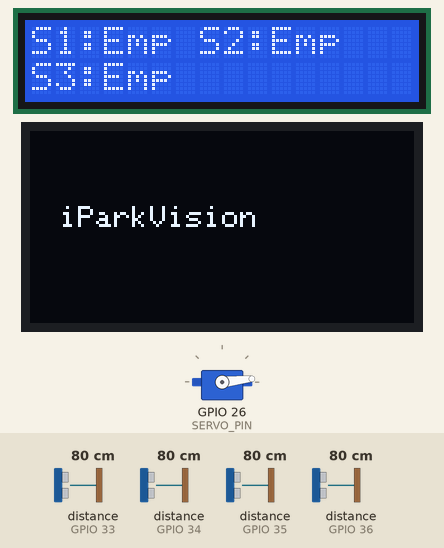
A program run on a simulated ESP32. Shown: 16×2 character LCD, 128×64 one-colour display, servo. Wiring (inferred from the names in the program): 4 × ultrasonic range finder: trigger GPIO 4, echo GPIO 34 / trigger GPIO 13, echo GPIO 35 / trigger GPIO 16, echo GPIO 33 / trigger GPIO 17, echo GPIO 36. The inputs (shaded band) are chosen by the test bench; at power-on: distance to the obstacle (sensors on GPIO 33, GPIO 34, GPIO 35, GPIO 36) 80 cm. The echo pulse lasts 58.3 µs per cm; WiFi joins after 1.5 s; servers stay silent unless stated; servo pulses on a pin are drawn as a servo (544–2400 µs = 0–180°); what the program prints to the serial monitor is not drawn.

Above: at 3.1 s.
3.2 s: distance to the obstacle (sensor on GPIO 33) set to 8 cm
4.7 s: distance to the obstacle (sensor on GPIO 33) set to 5 cm
At 6.1 s:
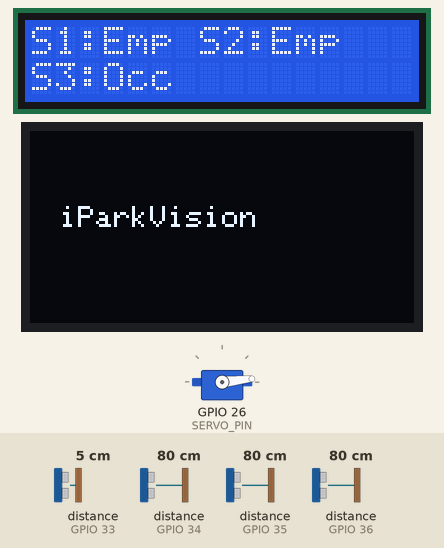
6.4 s: distance to the obstacle (sensor on GPIO 34) set to 8 cm
7.9 s: distance to the obstacle (sensor on GPIO 34) set to 5 cm
At 8.8 s:
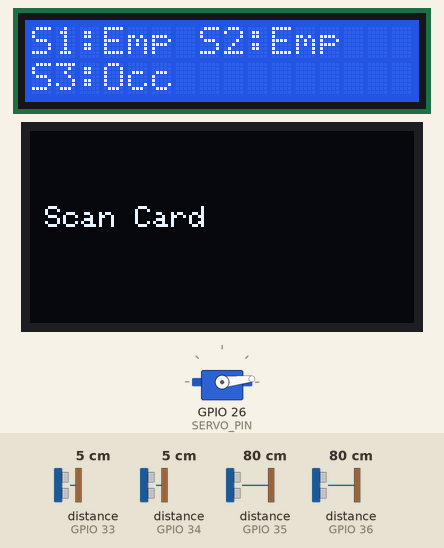
9.7 s: distance to the obstacle (sensor on GPIO 35) set to 8 cm
11.2 s: distance to the obstacle (sensor on GPIO 35) set to 5 cm
At 11.6 s:
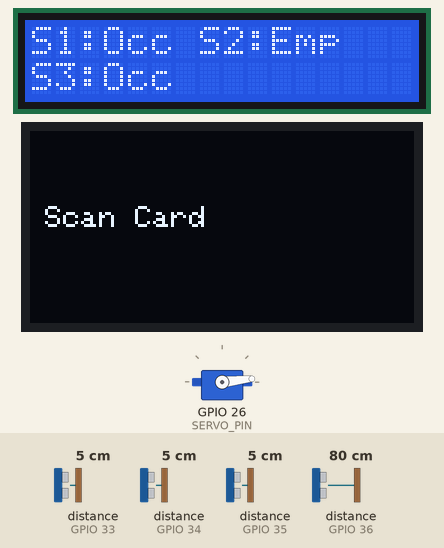
Timing chart, 0 to 14.2 s (numbered marks = the images above; inputs shaded):
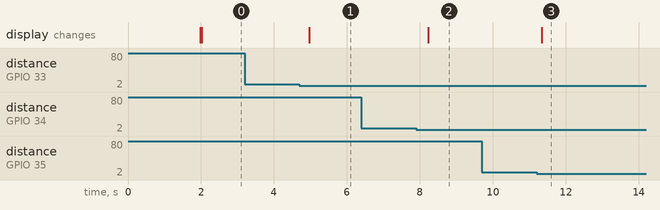

The program:

main.cpp
```cpp
/******************** BLYNK ********************/
#define BLYNK_TEMPLATE_ID "TMPL6BG-AZdUt"
#define BLYNK_TEMPLATE_NAME "iParkVision"
#define BLYNK_AUTH_TOKEN "ws0yezfb0UfY87DGOgQ12-99BSsMUC9B"
#include <WiFi.h>
#include <BlynkSimpleEsp32.h>

char ssid[] = "NTU-FSD";
char pass[] = "";

/******************** LIBRARIES ********************/
#include <Arduino.h>
#include <SPI.h>
#include <MFRC522.h>
#include <Wire.h>
#include <LiquidCrystal_I2C.h>
#include <Adafruit_GFX.h>
#include <Adafruit_SSD1306.h>

/******************** BLYNK V-PINS ********************/
#define VPIN_S1        V1
#define VPIN_S2        V2
#define VPIN_S3        V3
#define VPIN_FREE      V4
#define VPIN_BARRIER   V5
#define VPIN_VEHICLE   V6
#define VPIN_MANUAL    V7
#define VPIN_RFID_LOG  V8

/******************** RFID ********************/
#define SS_PIN   5
#define RST_PIN  27
MFRC522 rfid(SS_PIN, RST_PIN);

/******************** SERVO ********************/
#define SERVO_PIN 26
#define PWM_CHANNEL 0
#define PWM_FREQ 50
#define PWM_RESOLUTION 16
#define SERVO_CLOSED 2000
#define SERVO_OPEN   4500

/******************** ULTRASONIC ********************/
// Barrier
#define B_TRIG 4
#define B_ECHO 34

// Slots
#define S1_TRIG 13
#define S1_ECHO 35
#define S2_TRIG 17
#define S2_ECHO 36
#define S3_TRIG 16
#define S3_ECHO 33

/******************** DISPLAYS ********************/
LiquidCrystal_I2C lcd(0x27, 16, 2);

#define SCREEN_WIDTH 128
#define SCREEN_HEIGHT 64
#define OLED_ADDR 0x3C
Adafruit_SSD1306 display(SCREEN_WIDTH, SCREEN_HEIGHT, &Wire, -1);

/******************** VARIABLES ********************/
bool barrierOpen = false;
unsigned long barrierTimer = 0;

/******************** FUNCTIONS ********************/
float getDistance(int trig, int echo) {
  digitalWrite(trig, LOW);
  delayMicroseconds(2);
  digitalWrite(trig, HIGH);
  delayMicroseconds(10);
  digitalWrite(trig, LOW);
  long duration = pulseIn(echo, HIGH, 30000);
  if (duration == 0) return -1;
  return (duration / 2.0) / 29.1;
}

bool isOccupied(float distance) {
  return (distance > 0 && distance <= 7);
}

/******************** BLYNK MANUAL GATE ********************/
BLYNK_WRITE(VPIN_MANUAL) {
  int value = param.asInt();
  if (value == 1 && !barrierOpen) {
    ledcWrite(PWM_CHANNEL, SERVO_OPEN);
    barrierOpen = true;
    barrierTimer = millis();
  }
}

/******************** SETUP ********************/
void setup() {
  Serial.begin(115200);

  // I2C
  Wire.begin(21, 22);

  // LCD
  lcd.begin(16, 2);
  lcd.backlight();
  lcd.clear();

  // OLED
  display.begin(SSD1306_SWITCHCAPVCC, OLED_ADDR);
  display.clearDisplay();

  // Ultrasonic
  pinMode(B_TRIG, OUTPUT);
  pinMode(B_ECHO, INPUT);
  pinMode(S1_TRIG, OUTPUT);
  pinMode(S1_ECHO, INPUT);
  pinMode(S2_TRIG, OUTPUT);
  pinMode(S2_ECHO, INPUT);
  pinMode(S3_TRIG, OUTPUT);
  pinMode(S3_ECHO, INPUT);

  // Servo PWM
  ledcSetup(PWM_CHANNEL, PWM_FREQ, PWM_RESOLUTION);
  ledcAttachPin(SERVO_PIN, PWM_CHANNEL);
  ledcWrite(PWM_CHANNEL, SERVO_CLOSED);

  // RFID
  SPI.begin(18, 19, 23, SS_PIN);
  rfid.PCD_Init();

  // Blynk
  Blynk.begin(BLYNK_AUTH_TOKEN, ssid, pass);

  Serial.println("iParkVision System Initialized");
}

/******************** LOOP ********************/
void loop() {
  Blynk.run();

  /* ---------- BARRIER LOGIC ---------- */
  float barrierDist = getDistance(B_TRIG, B_ECHO);
  bool vehicleDetected = (barrierDist > 0 && barrierDist <= 7);

  display.clearDisplay();
  display.setTextColor(SSD1306_WHITE);
  display.setTextSize(1);

  if (!barrierOpen) {
    if (vehicleDetected) {
      display.setCursor(5, 25);
      display.println("Scan Card");

      // RFID scan
      if (rfid.PICC_IsNewCardPresent() && rfid.PICC_ReadCardSerial()) {
        String uidStr = "";
        for (byte i = 0; i < rfid.uid.size; i++) {
          uidStr += String(rfid.uid.uidByte[i], HEX);
          uidStr += " ";
        }
        Serial.println(uidStr);

        Blynk.virtualWrite(VPIN_RFID_LOG, "Card: " + uidStr);

        rfid.PICC_HaltA();
        rfid.PCD_StopCrypto1();

        ledcWrite(PWM_CHANNEL, SERVO_OPEN);
        barrierOpen = true;
        barrierTimer = millis();
      }
    } else {
      display.setCursor(10, 25);
      display.println("iParkVision");
      ledcWrite(PWM_CHANNEL, SERVO_CLOSED);
    }
  } else {
    display.setCursor(30, 25);
    display.println("OPEN");

    if (millis() - barrierTimer >= 5000) {
      ledcWrite(PWM_CHANNEL, SERVO_CLOSED);
      barrierOpen = false;
    }
  }

  display.display();

  /* ---------- SLOT MONITORING ---------- */
  bool s1 = isOccupied(getDistance(S1_TRIG, S1_ECHO));
  bool s2 = isOccupied(getDistance(S2_TRIG, S2_ECHO));
  bool s3 = isOccupied(getDistance(S3_TRIG, S3_ECHO));

  int freeSlots = (!s1) + (!s2) + (!s3);

  // LCD
  lcd.clear();
  lcd.setCursor(0, 0);
  lcd.print("S1:");
  lcd.print(s1 ? "Occ " : "Emp ");
  lcd.print("S2:");
  lcd.print(s2 ? "Occ" : "Emp");
  lcd.setCursor(0, 1);
  lcd.print("S3:");
  lcd.print(s3 ? "Occ " : "Emp ");

  // Blynk Updates
  Blynk.virtualWrite(VPIN_S1, s1);
  Blynk.virtualWrite(VPIN_S2, s2);
  Blynk.virtualWrite(VPIN_S3, s3);
  Blynk.virtualWrite(VPIN_FREE, freeSlots);
  Blynk.virtualWrite(VPIN_BARRIER, barrierOpen);
  Blynk.virtualWrite(VPIN_VEHICLE, vehicleDetected);

  delay(300);
}
```

Measured:
- the behaviour switches between 7 and 6 cm on distance to the obstacle (sensor on GPIO 33) (found by bisection; images 0 and 1)
- the behaviour switches between 7 and 6 cm on distance to the obstacle (sensor on GPIO 34) (found by bisection; images 1 and 2)
- the behaviour switches between 7 and 6 cm on distance to the obstacle (sensor on GPIO 35) (found by bisection; images 2 and 3)
- after the input at 3.2 s, every drawn part: stays the same
- after the input at 4.7 s, the display: changes after 0.27 s (image 1)
- after the input at 6.4 s, every drawn part: stays the same
- after the input at 7.9 s, the display: changes after 0.33 s (image 2)
- after the input at 9.7 s, every drawn part: stays the same
- after the input at 11.2 s, the display: changes after 0.15 s (image 3)
